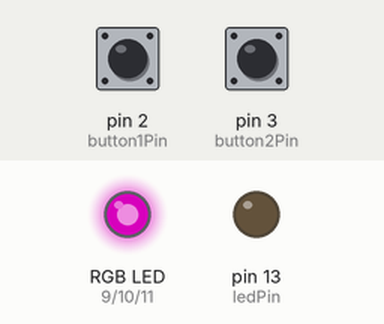
This sketch was run on a simulated Arduino Uno, built with avr-gcc and run on an emulated ATmega328P. On the bench: an RGB LED mixed from three pins (HIGH = lit), output pins drawn as LEDs (lit = HIGH). The inputs (shaded band) are chosen by the test bench; at power-on: pin 2 (button1Pin) HIGH, pin 3 (button2Pin) HIGH. Dim RGB values are drawn brighter than linear.

Above: at 1.2 s.
1.3 s: pin 2 (button1Pin) pulled LOW for 1 s
At 1.65 s:
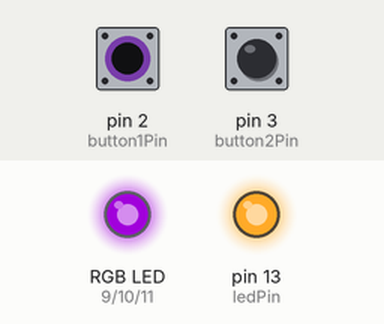
4.3 s: pin 3 (button2Pin) pulled LOW for 0.15 s
At 4.37 s:
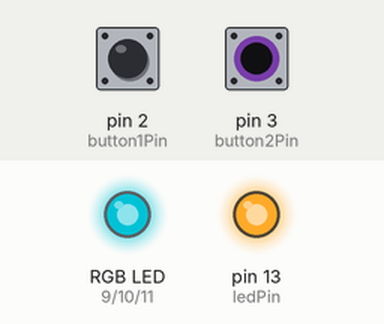
7.3 s: pin 2 (button1Pin) pulled LOW for 0.15 s
At 7.69 s:
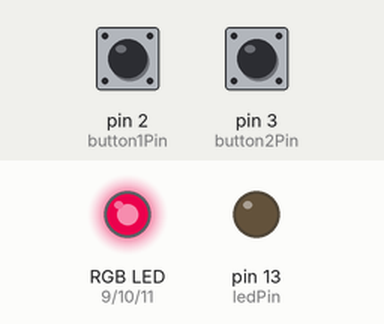
10.4 s: pin 3 (button2Pin) pulled LOW for 1 s
At 10.71 s:
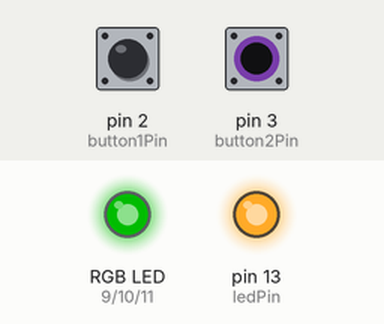
13.4 s: pin 2 (button1Pin) pulled LOW for 0.15 s
At 13.73 s:
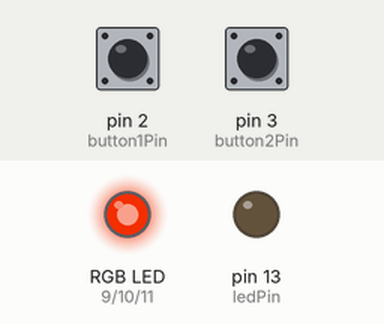
16.5 s: pin 3 (button2Pin) pulled LOW for 0.15 s
Timing chart, 0 to 29.9 s (numbered marks = the images above; inputs shaded):
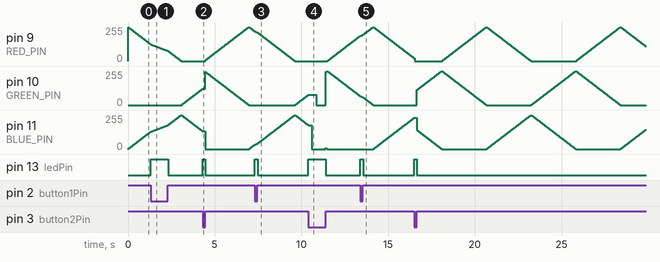

The sketch:

Circuit_05.ino
```cpp
/*
SparkFun Inventor's Kit
Example sketch 05

PUSH BUTTONS

  Use pushbuttons for digital input

  Previously we've used the analog pins for input, now we'll use
  the digital pins for input as well. Because digital pins only
  know about HIGH and LOW signals, they're perfect for interfacing
  to pushbuttons and switches that also only have "on" and "off"
  states.

  We'll connect one side of the pushbutton to GND, and the other
  side to a digital pin. When we press down on the pushbutton,
  the pin will be connected to GND, and therefore will be read
  as "LOW" by the Arduino.

  But wait - what happens when you're not pushing the button?
  In this state, the pin is disconnected from everything, which
  we call "floating". What will the pin read as then, HIGH or LOW?
  It's hard to say, because there's no solid connection to either
  5 Volts or GND. The pin could read as either one.

  To deal with this issue, we'll connect a small (10K, or 10,000 Ohm)
  resistance between the pin and 5 Volts. This "pullup" resistor
  will ensure that when you're NOT pushing the button, the pin will
  still have a weak connection to 5 Volts, and therefore read as
  HIGH.

  (Advanced: when you get used to pullup resistors and know when
  they're required, you can activate internal pullup resistors
  on the ATmega processor in the Arduino. See
  http://arduino.cc/en/Tutorial/DigitalPins for information.)

Hardware connections:

  Pushbuttons:

    Pushbuttons have two contacts that are connected if you're
    pushing the button, and disconnected if you're not.

    The pushbuttons we're using have four pins, but two pairs
    of these are connected together. The easiest way to hook up
    the pushbutton is to connect two wires to any opposite corners.

    Connect any pin on pushbutton 1 to ground (GND).
    Connect the opposite diagonal pin of the pushbutton to
    digital pin 2.

    Connect any pin on pushbutton 2 to ground (GND).
    Connect the opposite diagonal pin of the pushbutton to
    digital pin 3.

    Also connect 10K resistors (brown/black/red) between
    digital pins 2 and 3 and GND. These are called "pullup"
    resistors. They ensure that the input pin will be either
    5V (unpushed) or GND (pushed), and not somewhere in between.
    (Remember that unlike analog inputs, digital inputs are only
    HIGH or LOW.)

  LED:

    Most Arduinos, including the Uno, already have an LED
    and resistor connected to pin 13, so you don't need any
    additional circuitry.

    But if you'd like to connect a second LED to pin 13,

    Connect the positive side of your LED to Arduino digital pin 13
    Connect the negative side of your LED to a 330 Ohm resistor
    Connect the other side of the resistor to ground

This sketch was written by SparkFun Electronics,
with lots of help from the Arduino community.
This code is completely free for any use.
Visit http://learn.sparkfun.com/products/2 for SIK information.
Visit http://www.arduino.cc to learn about the Arduino.

Version 2.0 6/2012 MDG
*/


// First we'll set up constants for the pin numbers.
// This will make it easier to follow the code below.

const int button1Pin = 2;  // pushbutton 1 pin
const int button2Pin = 3;  // pushbutton 2 pin
const int ledPin =  13;    // LED pin

const int RED_PIN = 9;
const int GREEN_PIN = 10;
const int BLUE_PIN = 11;

int button1State, button2State;  // variables to hold the pushbutton states
int color = 0;
int delayTime = 100;

void setup()
{

pinMode(RED_PIN, OUTPUT);
pinMode(GREEN_PIN, OUTPUT);
pinMode(BLUE_PIN, OUTPUT);


// Set up the pushbutton pins to be an input:
pinMode(button1Pin, INPUT);
pinMode(button2Pin, INPUT);

// Set up the LED pin to be an output:
pinMode(ledPin, OUTPUT);
}

void loop()
{

  // Since a pushbutton has only two states (pushed or not pushed),
  // we've run them into digital inputs. To read an input, we'll
  // use the digitalRead() function. This function takes one
  // parameter, the pin number, and returns either HIGH (5V)
  // or LOW (GND).

  // Here we'll read the current pushbutton states into
  // two variables:

  button1State = digitalRead(button1Pin);
  button2State = digitalRead(button2Pin);

  // Remember that if the button is being pressed, it will be
  // connected to GND. If the button is not being pressed,
  // the pullup resistor will connect it to 5 Volts.

  // So the state will be LOW when it is being pressed,
  // and HIGH when it is not being pressed.

  // Now we'll use those states to control the LED.
  // Here's what we want to do:

  // "If either button is being pressed, light up the LED"
  // "But, if BOTH buttons are being pressed, DON'T light up the LED"

  // Let's translate that into computer code. The Arduino gives you
  // special logic functions to deal with true/false logic:

  // A == B means "EQUIVALENT". This is true if both sides are the same.
  // A && B means "AND". This is true if both sides are true.
  // A || B means "OR". This is true if either side is true.
  // !A means "NOT". This makes anything after it the opposite (true or false).

  // We can use these operators to translate the above sentences
  // into logic statements (Remember that LOW means the button is
  // being pressed)

  // "If either button is being pressed, light up the LED"
  // becomes:
  // if ((button1State == LOW) || (button2State == LOW)) // light the LED

  // "If BOTH buttons are being pressed, DON'T light up the LED"
  // becomes:
  // if ((button1State == LOW) && (button2State == LOW)) // don't light the LED

  // Now let's use the above functions to combine them into one statement:

  if (((button1State == LOW) || (button2State == LOW))  // if we're pushing button 1 OR button 2
      && !                                               // AND we're NOT
      ((button1State == LOW) && (button2State == LOW))) // pushing button 1 AND button 2
                                                        // then...
  {
    digitalWrite(ledPin, HIGH);  // turn the LED on
    if (button1State == LOW)
    {
        delayTime = 200;
    }
    if (button2State == LOW)
    {
        delayTime = 10;
    }
    //color++;
    //if (color > 768) {color = 0;}
  }
  else
  {
    delayTime = 100;
    digitalWrite(ledPin, LOW);  // turn the LED off
  }

  if (color == 0) {color = 768;}
  color--;

  showRGB();
  delay(delayTime / 10);
}

void showRGB()
{
  int redIntensity;
  int greenIntensity;
  int blueIntensity;

  // Here we'll use an "if / else" statement to determine which
  // of the three (R,G,B) zones x falls into. Each of these zones
  // spans 255 because analogWrite() wants a number from 0 to 255.

  // In each of these zones, we'll calculate the brightness
  // for each of the red, green, and blue LEDs within the RGB LED.

  if (color <= 255)          // zone 1
  {
    redIntensity = 255 - color;    // red goes from on to off
    greenIntensity = color;        // green goes from off to on
    blueIntensity = 0;             // blue is always off
  }
  else if (color <= 511)     // zone 2
  {
    redIntensity = 0;                     // red is always off
    greenIntensity = 255 - (color - 256); // green on to off
    blueIntensity = (color - 256);        // blue off to on
  }
  else // color >= 512       // zone 3
  {
    redIntensity = (color - 512);         // red off to on
    greenIntensity = 0;                   // green is always off
    blueIntensity = 255 - (color - 512);  // blue on to off
  }

  // Now that the brightness values have been set, command the LED
  // to those values

  analogWrite(RED_PIN, redIntensity);
  analogWrite(BLUE_PIN, blueIntensity);
  analogWrite(GREEN_PIN, greenIntensity);
}
```

Measured:
- after the input at 1.3 s, pin 13 (ledPin): LOW → HIGH at once, → LOW 1.0 s later
- after the input at 4.3 s, pin 13 (ledPin): LOW → HIGH at once, → LOW 0.15 s later
- after the input at 7.3 s, pin 13 (ledPin): LOW → HIGH at once, → LOW 0.16 s later
- after the input at 10.4 s, pin 13 (ledPin): LOW → HIGH at once, → LOW 0.99 s later
- after the input at 13.4 s, pin 13 (ledPin): LOW → HIGH at once, → LOW 0.16 s later
